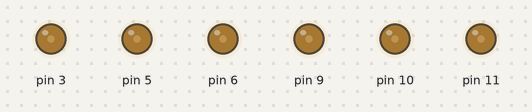
This sketch was run on a simulated Arduino Uno, built with avr-gcc and run on an emulated ATmega328P. Parts: output pins drawn as LEDs (lit = HIGH).

Above: at 0.05 s.
At 1.05 s:
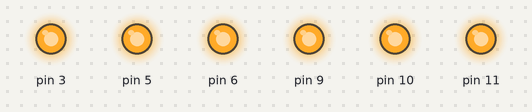
At 2.0 s:
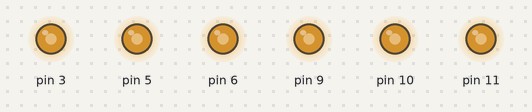
Timing chart, 0 to 4.6 s (numbered marks = the images above):
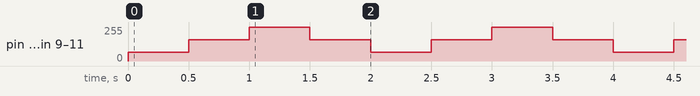

Measured:
- by itself, pin 3, pin 5, pin 6, pin 9–11: repeats every 2.0 s: 159/255 0.50 s, 255/255 0.50 s, 159/255 0.50 s, 64/255 0.50 s

The sketch:

encesa_tots.ino
```cpp
void setup()
{
  pinMode(11,OUTPUT);
  pinMode(10,OUTPUT);
  pinMode(9,OUTPUT);
  pinMode(6,OUTPUT);
  pinMode(5,OUTPUT);
  pinMode(3,OUTPUT);
  int(i);
}
void loop()
{
  analogWrite(11,64);
  analogWrite(10,64);
  analogWrite(9,64);
  analogWrite(6,64);
  analogWrite(5,64);
  analogWrite(3,64);
  delay(500);
  analogWrite(11,159);
  analogWrite(10,159);
  analogWrite(9,159);
  analogWrite(6,159);
  analogWrite(5,159);
  analogWrite(3,159);
  delay(500);
  analogWrite(11,255);
  analogWrite(10,255);
  analogWrite(9,255);
  analogWrite(6,255);
  analogWrite(5,255);
  analogWrite(3,255);
  delay(500);
  analogWrite(11,159);
  analogWrite(10,159);
  analogWrite(9,159);
  analogWrite(6,159);
  analogWrite(5,159);
  analogWrite(3,159);
  delay(500);
}
```
